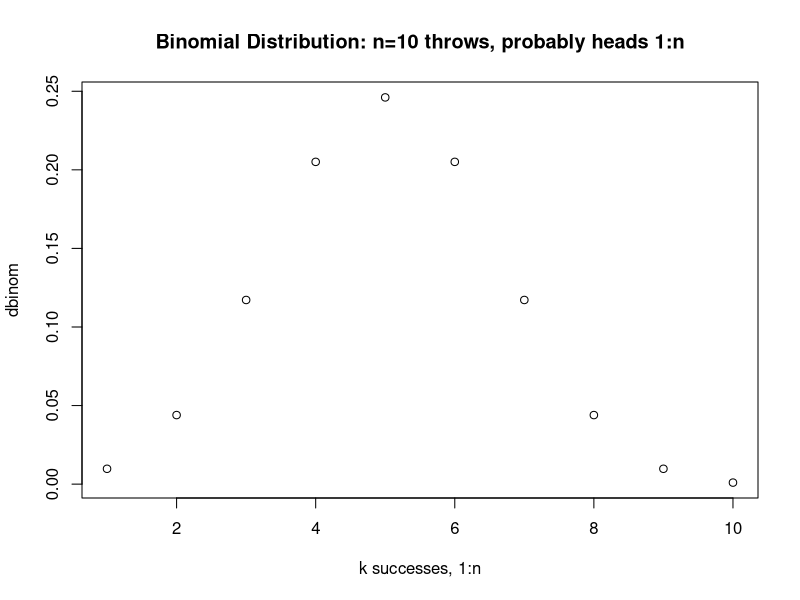
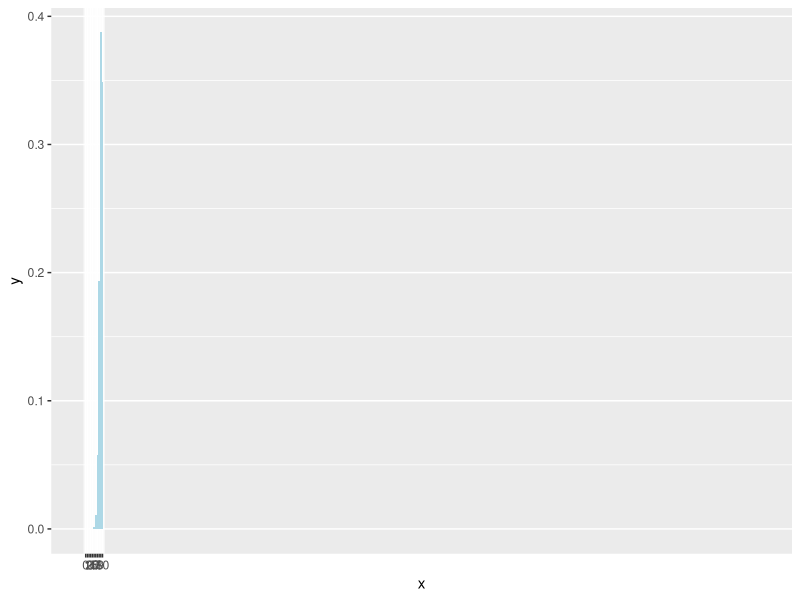
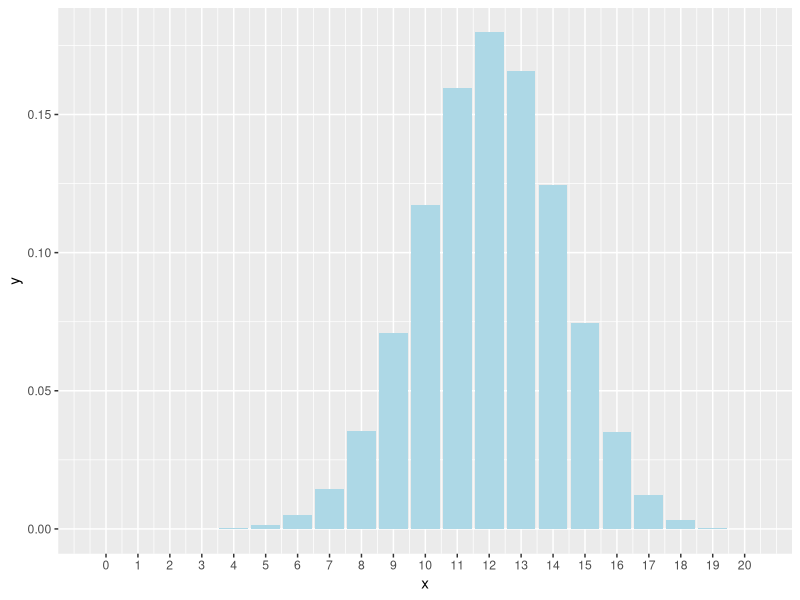
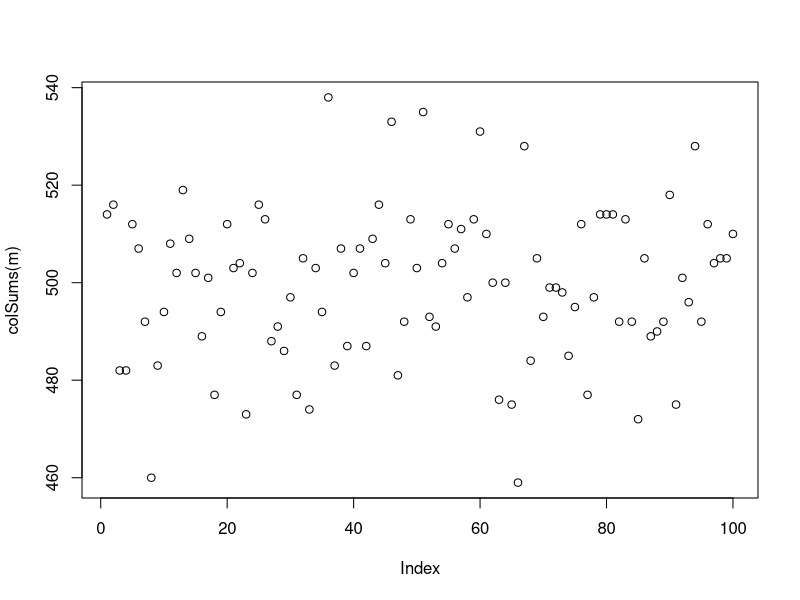
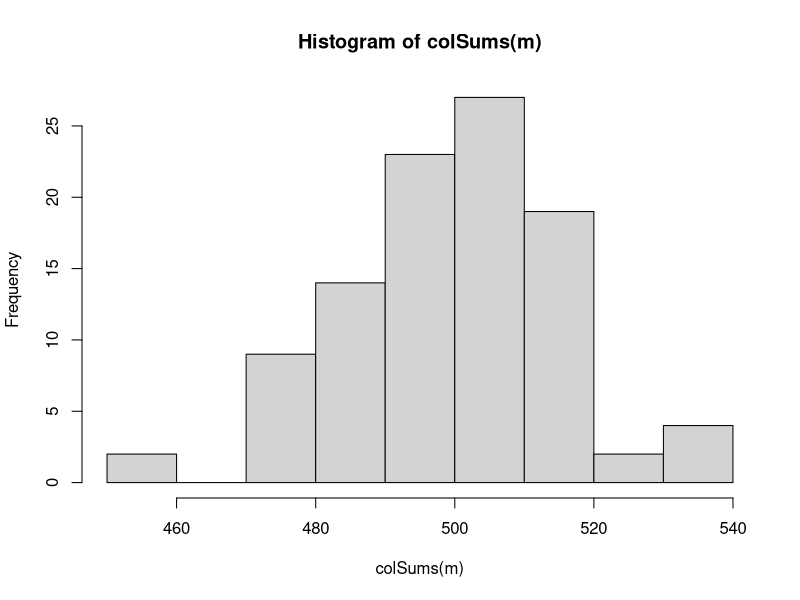
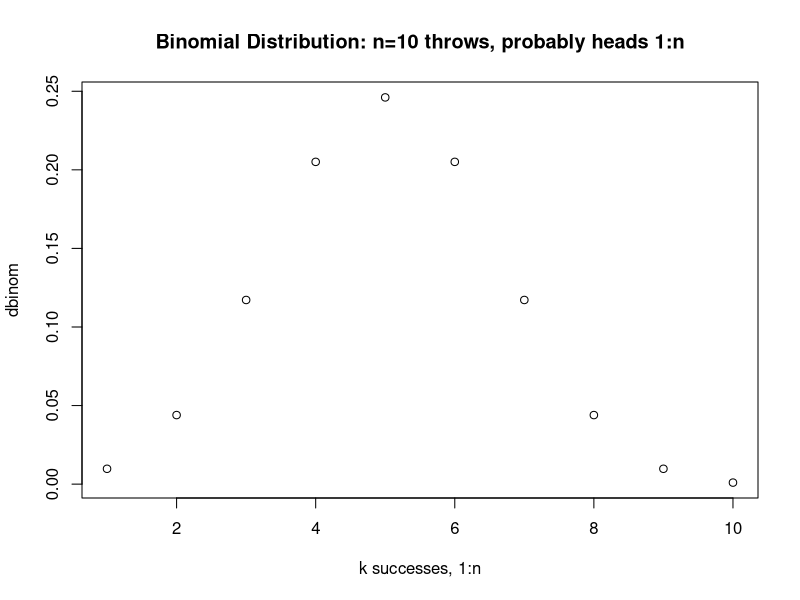

Write the R code that produced these figures, in order. (Note: this script raises an error after producing the figures.)
## ---- chunk 1
knitr::opts_chunk$set(echo = TRUE,
                      comment = "      ##",
                      error = TRUE,
                      collapse = FALSE   ) # easier to read

file  <- knitr::current_input() 
library(tibble)
library(ggplot2)
## ---- chunk 2
p  <- 0.5
n  <- 2  
k  <- c(0,1,2)
B   <- 1

# throw coin twice, odds 1 heads
dbinom(x =1, size =2, prob=0.5)
dbinom(x =0, size =2, prob=0.5) # 0.25
dbinom(x =k , size =n, prob=0.5) # 0.25


p  <- 0.5
n  <- 10 # (size)
k  <- 1:n # (x)
B  <- 1
z  <- dbinom(x =k , size =n, prob=0.5) # 0.25
z

## SEPARATE file, *.png
filename  <- "~/Downloads/print_and_delete/out.png"
png(filename = filename,
         width = 480, height = 480, units = "px", pointsize = 12)
plot(z, main ="Binomial Distribution: n=10 throws, probably heads 1:n", 
     ylab = "dbinom",
     xlab = "k successes, 1:n"
)
# hist(z)
dev.off()


## INLINE 
plot(z, main ="Binomial Distribution: n=10 throws, probably heads 1:n", 
     ylab = "dbinom",
     xlab = "k successes, 1:n"
)

# knitr::knit_exit()
## ---- chunk 3

# pmf(density) - binomial, prob of x=# success, size=throws
# usu written as choose(n,x) (p^n) (1-p)^(k-n)
# x = k (successes) may be vector

dbinom(x=0,size=2, prob=0.5) # n=2, x=0  prob = 0.25
dbinom(x=1, size =2 , prob=0.5) # n=2, x=1 # 0.5
dbinom(x=c(0,1), size=2, prob=0.5) # n=2, x=0  prob = 0.25

# Odds exactly 200 heads, out of 400 throws
n  <- 400
k  <- 200

dbinom(x=200,size=400, prob=0.5)

#  size = 1000, prob=.5,   number of heads =?  (tiny)
dbinom(x=1, size=1000, prob=0.5)

# But .. sum to one
sum(dbinom(x=0:2,size=2, prob=0.5)) # SUM = 1

sum(dbinom(x=1:400, size=400, prob= .2))

## ---- chunk 4

## n throws,  # of success below k

######   Pr (# of successes X <= value x)
n  <- 400
k  <- 400
p  <- 0.5

pbinom(k, prob=p, size=n)				# 1, no suprise
pbinom(80, prob=0.2, size=400)				# 53.0% will be less than 80
pbinom(c(0, k/4, k/2, 3*k/4, k), prob=p , size = n)

######	Pr (# of successes X = value x)
dbinom (80, prob=0.2, size=400)				# 0.05
dbinom (81, prob=0.2, size=400)				# 0.05
dbinom (90, prob=0.2, size=400)				# 0.02

# or
sum(dbinom(60:100, prob=0.2, size=400))			# 0.99   (99% succcess bet 60, 100)
qbinom( c(0.8), prob=0.2, size=400)	# 87 (80% of successes, 87 or less successes)

## 002 Plot Binomial pmf, Pr(X = some x) 
## ---- chunk 5

t <- tibble(x = c(0:n), y = dbinom(x, size=10, prob=0.9))

g <- ggplot(t, aes(x,y))
g + geom_histogram(stat="identity", 
                   fill="lightblue") +
        scale_x_continuous(breaks =  c(0,1,2,3,4,5,6,7,8,9,10)) 
                
#### 003 p=0.6, n=20 ####
p <-  0.6
n <- 20
mu <- p * n # 12
mu
sigma <- sqrt(n*p*(1-p)) # 2.19
sigma

# plot (from 002)
t <- tibble(x = c(0:n), y=dbinom(x, size=n, prob=p))

g <- ggplot(t,aes(x,y))
g + geom_histogram(stat="identity", 
                   fill="lightblue") +
        scale_x_continuous(breaks =  c(0:20)) 

#  Find Pr(X <= 10) - exact and by normal approx
sum(dbinom(x= c(0:10),   # 0.05652
           size=20,
           prob=0.6)
    )
# X = 10 exactly
dbinom(x=10, size =20, 0.6)  # 0.117 (exact)
# Normal approx

z_high <- (10 + 0.5 - 12)/sigma
z_low <- (10 -0.5 - 12)/sigma
pnorm(c(z_low,z_high), mean=0, sd =1)

pnorm(z_high, mean=0, sd=1) - pnorm(z_low, mean=0, sd=1)  # 0.120 (approx)
# Normal
## ---- chunk 6

set.seed(2020) # 52

# 1 sample(set 100 obs)
x <- rbinom(1, size=100, p=0.5)
x #52

# SAME, but repeat the experiment 40 times
# returns int[] of successes

x <- rbinom(40, size=100, p=0.5)
x # int[40], number of heads each experiment

# of the 40 experiments, how many returned > 55 heads?

table(x) # of 40 samples, distribution of success totals 

table(x  >  55)   # of 40 samples(each 100), how many more than 55 successes

table(x  >  57) # 

table(x > 60) # 0




# ----Series of Bernoulli Trials			----

# int[10]
(rbinom(10,size=100,prob=0.5))		# throw dice 100 times, count heads (repeat 10)

# instead:
x  <- sample(x =  c("H","T"),
		size = 1000,
		replace = TRUE,
		prob = c(0.5,0.5)
		)
x

y  <- stringr::str_c(x, collapse="")		# collapse
# [1] "TTTHTHTTTHTHHTTHTTTTHHHTTTTHHTTHTTTTHTHTTHHHHHTHTHTHHHTTHHTHTHHHHTHTHTHHHTHTHTHTHHTTTTTTTTTHHTHHHHHHTTHHHTTHHHHHTHTHHHTTHTTTHTTTTHTTTTHTHTHHHHHHHTHHTTHHTTTHTTHTHTTTHTTTTTTTTTTHHTTTHTHHHTTHTHTHTTTHHTHHHTHTTHTHTTHTTHTTTTTHHHHTTHHHTTTTHTHTTTTHHTTHTTTHTHHHTHTTHHTHTTTHTHHHTTHHTHHTTHHHHTTTHHTTHTTHTHHTHHHHHHHHTHTHHHHHTTHTHTHHTTTHTTTHTTHHHHTTTTHTTTHHHTHHTHTTHHTHTHTHHHHHHTHHHHHTTHTHHTTHHTTTHTTHHHHTHTTTHTTTTHHTHHTHTHTTTHHTTHTTTHTHTHTTHHHTHHTHTTTTHTTTHTTTHTHHTTTHTTTTHHHTTHHHHHTHHHHTHHHHHTTHTTTTHHTTTTTTHTHHTTHHHHTHTTHTTTHHHHTHTTHTTHTTTHTTTTTTTHHTTTTTHHHHHTTTHTHHHTTHTHTTTHTTTHHHTTHHHHHHTHHTHTTTTHHHTHHTHTTHHTHHTTTTTTTTHTTTHHTTTTTHHTTTHTHHTHHHHHTHTHTHTHTHHTTTHHHTHHHTTHTTTTHHTHHHTTTHTTTHTTHTHHTTHHHHTTTHTHHHTHTTTTHHHHTTHTTTHTHTHTHTHTTHHTHHHHTTHTHTTTHHTTHHTTHHHHTTHTTTTTHTTTHTTHTTTHTTTHHHTHHTTHTTHTHHTTTHHTHHTTHTTTHHTHHTTHHTHHTTTHTHTHTHHHHHHHHTTTHHHHHHTHTHHTHHTTTTTTTTTHHTTHTTHHTHTHTTTTHTTTTTHHHHHHTHTTTTTHHHHTHTHTTTHTHTHHTTTTHHHHTHTHTHTHHTHTHTHHHTTTHHHTTTTHTTHHTHTTHTTTHHHHHTHTTTHTHTTHHTTTHTTTHHTTHTHTHHHHTT"
# FOR REAL
set.seed(1492)
nExp = 100
nThrows = 1000 # IN EACH TRIAL
X  <- sample(x = c(1,0),
		size= nThrows* nExp,# NUMBER THROWS
		replace= TRUE,
		prob= c(0.5,0.5)
		)
#X # VECTOR_DBL, ATOMIC

#M <- AS.MATRIX(X, NROW = NtHROWs, ncol=nExp, byrow=TRUE)
## matrix fill first by column, then next row
m <- matrix(rbinom(n=nExp*nThrows, 
		   size=1,
		   0.5), 
	    ncol=nExp) # n total number of random
m[1,1]
## test
m1 <- matrix (rbinom(n=nExp*nThrows,size=1,
		     0.5),
	      nrow=nThrows)

mean(colSums(m))
sd(colSums(m))

sqrt(250)  # 15.8

plot(colSums(m))
hist(colSums(m))

head(m)
dim(m)

## What does CI (Confidence Interval)  mean?
#  ============================================
## Suppose want to find percentage of students (many) with tatoos
##
## How ?   SAMPLE
p = 0.4  # (usually do not know)
n = 75   # students, sample size
## FACT
## se_bar = sqrt( p_bar * (1 - p_bar)/n)
##

## Take a Sample  (ie string of yes/no, 1,0)
r  <- sample(x = 0:1,
             size = 75,
             replace = TRUE, 
             prob = c(0.6, 0.4))
r
sum(r) #31
p_bar = sum(r)/n
p_bar   # 0.413

## And the 95% CI?
se_bar = sqrt( p_bar * (1 - p_bar)/n)
se_bar   # 0.0569
L  <- p_bar - 1.96*se_bar
U  <- p_bar + 1.96*se_bar
cat("p_bar = ", p_bar, "\n", "CI = ", "(", L, ", ", U, ")",  "\n")
contains_TRUE =  p_bar >= L   && p_bar <= U
contains_TRUE

#####   OR 
# ===========================================
## What does 95% confident actually mean??
## rbinom (n=1, size = 75, prob= 0.4)retrun string of yes/no, 1,0  (size # trials)
## To me:  n=1 means 1 SAMPLE, 
## size=throws in 1 SAMPLE, 
## return is # successes in 1 SAMPLE
##
## n =2 means, return will be 2 values, one for each sample
##
###  FUNCTION
###
 N=75
t  <- tibble::tibble()
one_sample  <- function(DUMMY = null) {  # 1 sample

    prob = 0.4
    p_bar  <- rbinom(n=1, size=75, prob = prob)/N
    ## And the range?
    se_bar = sqrt( p_bar * (1 - p_bar)/N)
    L  <- p_bar - 1.96*se_bar
    U  <- p_bar + 1.96*se_bar
    # cat("p_bar = ", p_bar, "\n", "CI = ", "(", L, ", ", U, ")",  "\n")
    contains_TRUE =  (L < prob)   && ( prob < U )
    new  <- tibble::tibble(p_bar = p_bar, L=L, U=U, contains_TRUE = contains_TRUE)
    t <<- rbind(t, new)
    invisible()
}


ans  <- lapply(0:99, one_sample)

# view
t
print(t, n=100)

# to see only FALSE   
t[!t$contains_TRUE,]
t[!t$contains_TRUE,]

# order
print(t[order(-t$L),], n=100)

###
f  <- function(x) invisible(print("hi"))
f()
r  <- lapply(0:1, f)


#### ARGH!  need dummy variable
f  <- function(dummy) {print("hi")}

l  <-   lapply (1:2, f)
## ---- chunk 7
size <- 100000
t <- tibble(x=sample(x=c(1,0),size=size, replace = TRUE),
			run_avg = dplyr::cummean(x)
			) %>% 
	mutate(line = 1:size)

t$run_avg %>% tail()
t %>% ggplot(aes(x=line, y=run_avg)) +
	geom_point()
	
## ---- chunk 8
# Catholics = 23% of US
# prob = 0.23
# n = 9
# k = 6 successes

# exactly 6 ,   0.00568
dbinom(x=6, size=9, prob=0.23)

# exactly 5 ,   0.0285
dbinom(x=5, size=9, prob=0.23)
pbinom
## ---- chunk 9
dbinom(6:9, size=9, prob=0.23)

# cum odds
# 0.00646 (P[X >= 6)
sum( dbinom(6:9, size=9, prob=0.23))
## ---- chunk 10
# if N=7, prob = .00781
dbinom(x=7, size=7, prob=0.5)
